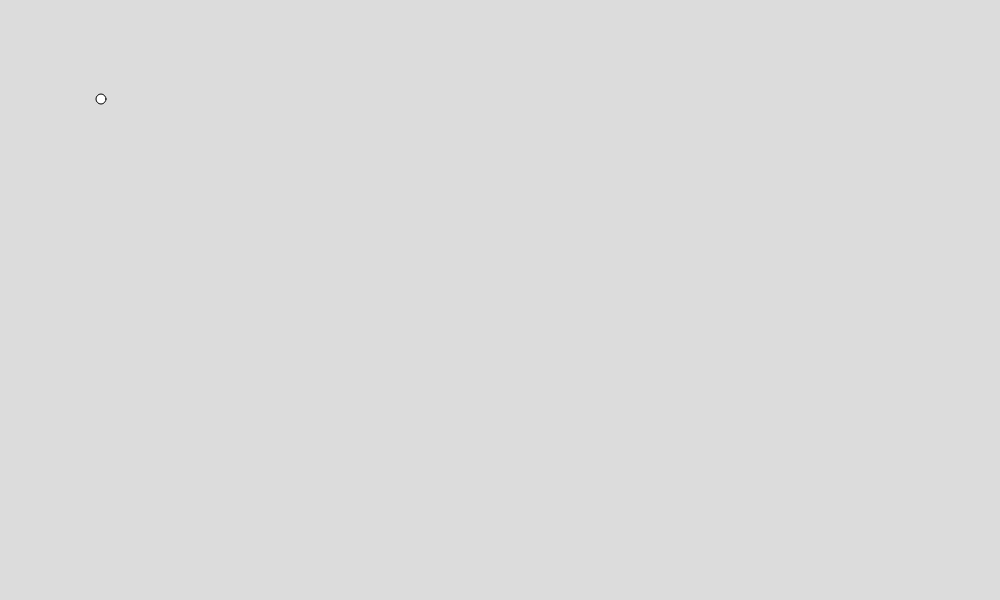
Frame 1 (no input)
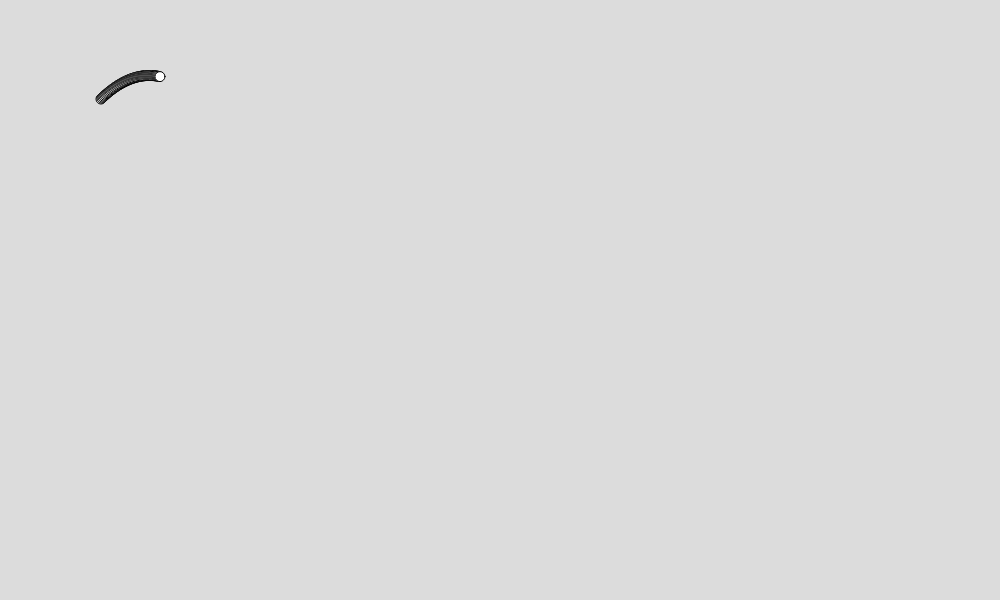
Frame 60 (no input)
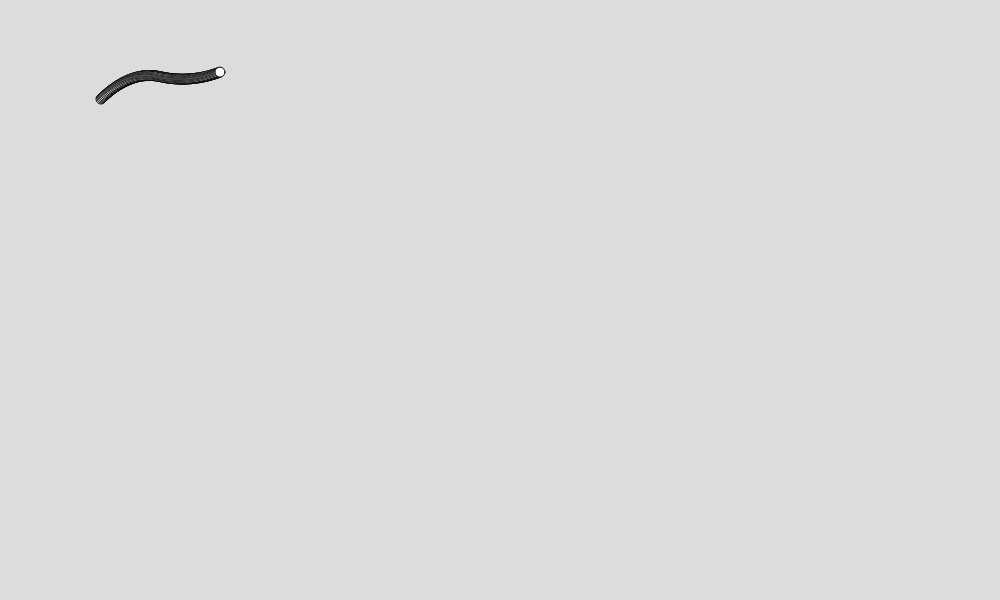
Frame 120 (the mouse pressed at the canvas centre since frame 60)

The p5.js sketch that drew these frames (run headless with seeded random() and noise() and a simulated clock; from frame 60 on, the mouse is pressed at the canvas centre):

// p5.js sketch
// ── sketch.js
// Fall med luftmotstand
// Tom Jarle Christiansen

class Ball {
  constructor(x, y, d) {
    this.x = x;
    this.y = y;
    this.d = d;
  }

  tegn() {
    circle(this.x, this.y, this.d);
  }
}

// Init
let b1 = new Ball(100, 100, 10);

let g = 0.02;
let v = -1;
let x = 100;
let y = 100;
let m = 2;

function setup() {
  createCanvas(1000, 600);
  background(220);
}

function draw() {
  v += g;
  b1.x += 1;
  b1.y += v;
  b1.tegn();
  if(mouseButton) {
    g = -0.01;
  }
}
